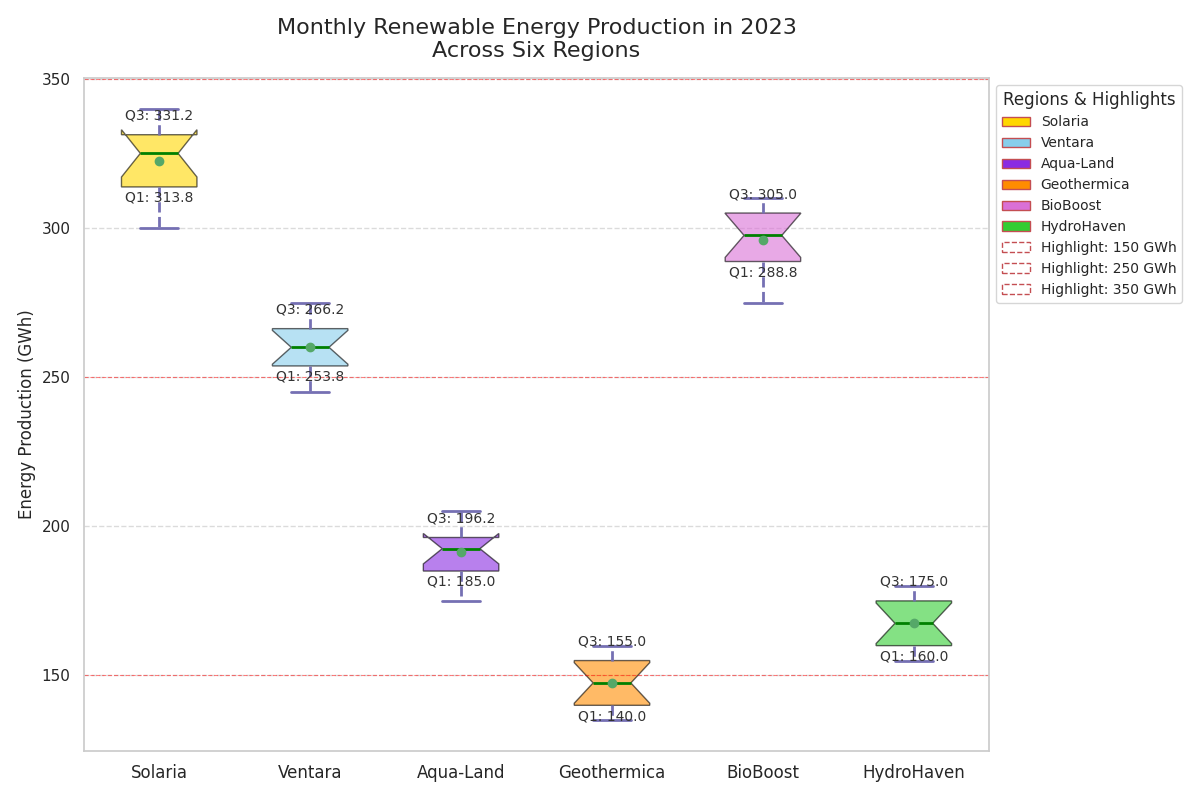

Write the Python code that produced this figure.
import matplotlib.pyplot as plt
import numpy as np
import matplotlib.ticker as ticker
import seaborn as sns

sns.set_theme(style="whitegrid")

regions = ['Solaria', 'Ventara', 'Aqua-Land', 'Geothermica', 'BioBoost', 'HydroHaven']
solaria_energy = [320, 300, 310, 305, 315, 330, 335, 325, 340, 330, 325, 335]
ventara_energy = [250, 260, 245, 255, 265, 270, 275, 260, 255, 250, 265, 270]
aqua_land_energy = [180, 190, 185, 175, 195, 200, 205, 195, 200, 190, 185, 195]
geothermica_energy = [140, 135, 145, 140, 150, 155, 160, 155, 150, 145, 140, 155]
bioboost_energy = [280, 275, 285, 290, 295, 305, 310, 300, 305, 310, 300, 295]
hydrohaven_energy = [160, 155, 165, 160, 170, 175, 180, 175, 170, 165, 160, 175]

energy_data = [solaria_energy, ventara_energy, aqua_land_energy, geothermica_energy, bioboost_energy, hydrohaven_energy]

fig, ax = plt.subplots(figsize=(12, 8))

boxplots = ax.boxplot(energy_data, vert=True, patch_artist=True, showmeans=True, notch=True)

colors = ['#FFD700', '#87CEEB', '#8A2BE2', '#FF8C00', '#DA70D6', '#32CD32']
for patch, color in zip(boxplots['boxes'], colors):
    patch.set(facecolor=color, alpha=0.6)

for whisker in boxplots['whiskers']:
    whisker.set(color='#7570b3', linewidth=2, linestyle='--')
for cap in boxplots['caps']:
    cap.set(color='#7570b3', linewidth=2)
for median in boxplots['medians']:
    median.set(color='green', linewidth=2)
for mean in boxplots['means']:
    mean.set(marker='o', color='blue', markersize=6)

for i, region_data in enumerate(energy_data, start=1):
    q1, q3 = np.percentile(region_data, [25, 75])
    ax.text(i, q1 - 5, f"Q1: {q1:.1f}", ha='center', fontsize=10, color='#333333')
    ax.text(i, q3 + 5, f"Q3: {q3:.1f}", ha='center', fontsize=10, color='#333333')

ax.set_title('Monthly Renewable Energy Production in 2023\nAcross Six Regions', fontsize=16, pad=15)
ax.set_ylabel('Energy Production (GWh)', fontsize=12)
ax.set_xticks(range(1, len(regions) + 1))
ax.set_xticklabels(regions, fontsize=12)

ax.yaxis.set_minor_locator(ticker.MultipleLocator(10))

ax.yaxis.grid(True, linestyle='--', alpha=0.7)
ax.xaxis.grid(False)

highlight_levels = [150, 250, 350]
for level in highlight_levels:
    ax.axhline(level, color='red', linestyle='--', linewidth=0.8, alpha=0.5)

from matplotlib.patches import Patch
legend_elements = [Patch(facecolor=color, edgecolor='r', label=region) for color, region in zip(colors, regions)]
legend_elements.extend([Patch(facecolor='none', edgecolor='r', linestyle='--', label=f"Highlight: {level} GWh") for level in highlight_levels])
ax.legend(handles=legend_elements, loc='upper left', bbox_to_anchor=(1, 1), fontsize=10, title="Regions & Highlights")

plt.tight_layout()
plt.show()
